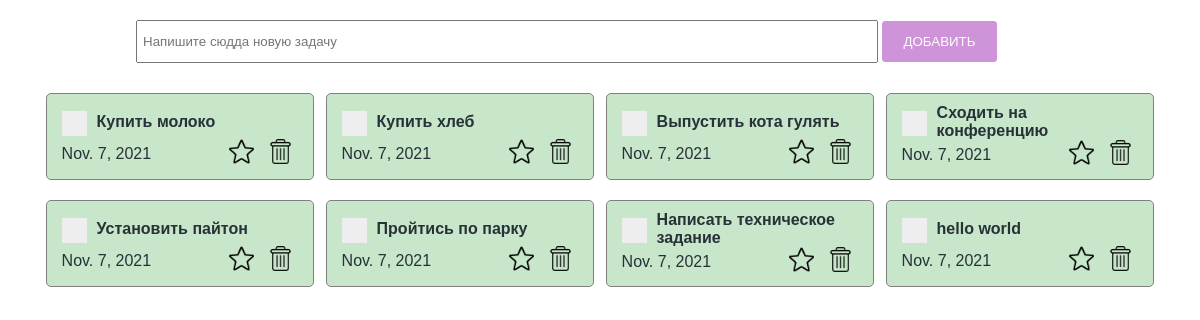
/test/, run on an earlier commit of the app's database.
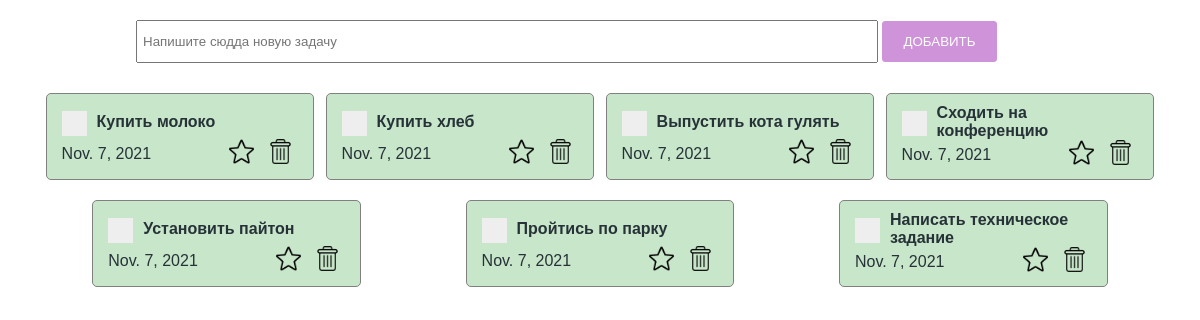
And on a later commit of the database.
### main/models.py (models this page shows)
class ToDo(models.Model):
    text = models.CharField(max_length=100)
    created_at = models.DateField(auto_now_add=True)
    is_closed = models.BooleanField(default=False)
    is_favorite = models.BooleanField(default=False)

### main/views.py (the view)
# urls.py: path("test/", test, name="test"),
def test(request):
    todo_list = ToDo.objects.all()
    return render(request, "test.html", {"todo_list": todo_list})

### main/templates/test.html (shortened to what this page needs)
{% load static %}
<!DOCTYPE html>
<html lang="ru">
<head>
    <link rel="stylesheet" href="{% static 'styles/index.css' %}">
    <link rel="stylesheet" href="{% static 'styles/checkbox.css' %}">
</head>
<body>
    <section>
        <div class="create_container">
            <form action="{% url 'add-todo' %}" method="POST">
                <input class="create_input" type="text" placeholder="Напишите сюдда новую задачу" name="todo_text" />
                <button class="create_button">Добавить</button>
            </form>
        </div>
        <div class="todo_container">
            {% for todo in todo_list %}
            <div class="todo_item">
                <div class="todo_item_header">
                    <label class="checkbox_container">
                        <span class="checkmark"></span>
                    </label>
                    <h4>{{ todo.text }}</h4>
                </div>
                <div class="todo_item_footer">
                    <p>{{ todo.created_at }}</p>
                    <div class="action_buttons">
                        <img src="{% static './icons/notmarked.png' %}">
                        <img src="{% static './icons/delete.png' %}">
                    </div>
                </div>
            </div>
            {% endfor %}
        </div>
    </section>
</body>
</html>

What changed in the data, as far as the page shows it:
removed ToDo: text "hello world", created_at "Nov. 7, 2021"
